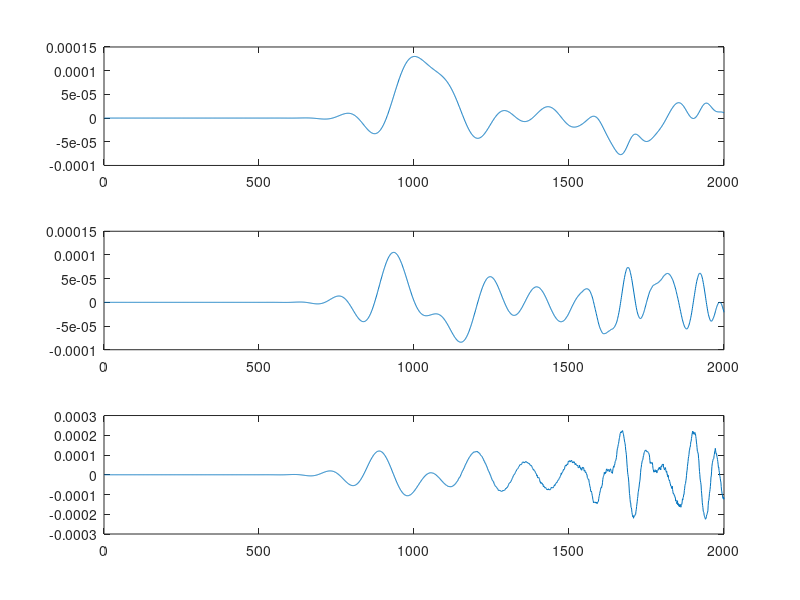

This chart was generated by the following MATLAB code:
clc;clear;
% Newmark solver for a two degrees of freedom system under earthquake

n=2; % story number
m0=1; % story mass
k0=2000*m0; % story stiffness
epsilon_1=0.05; epsilon_2=0.07; % damping ratios
w1=4.0; w2=10.0;  % 1st, 2nd circular frequency

nt=2000; % total time steps
dt=0.02; % time step size

load('waveinput5021-0.1g.txt');

input_acc=waveinput5021_0_1g(:,2);

%%

M_mat=[m0 0; 0 m0];
K_mat=[2*k0 -k0; -k0 k0];

alpha1=2*w1*w2*(epsilon_1*w2-epsilon_2*w1)/(w2^2-w1^2);
alpha2=2*(epsilon_2*w2-epsilon_1*w1)/(w2^2-w1^2);

C_mat=alpha1*M_mat + alpha2*K_mat;

%%
% Newmark parameters
delta=0.50;
alpha=0.25*(0.5+delta)^2;

a0=1/(alpha*dt^2);
a1=delta/(alpha*dt);
a2=1/(alpha*dt);
a3=1/(2*alpha)-1;
a4=delta/alpha-1;
a5=0.5*dt*(delta/alpha-2);
a6=dt*(1-delta);
a7=dt*delta;

acceleration=zeros(n,1);
velocity=zeros(n,1);
displacement=zeros(n,1);

u(n,nt)=0;
v(n,nt)=0;
a(n,nt)=0;

for i=2:nt
    
    detF=-M_mat*input_acc(i)*[1; 1];
    
    effectivestiffness=a0*M_mat+a1*C_mat+K_mat;

    effectiveforce=M_mat*(a0*displacement+a2*velocity+a3*acceleration)+...
                   C_mat*(a1*displacement+a4*velocity+a5*acceleration)+...
                   detF;
    
    temp01=effectivestiffness\effectiveforce;
% temp01 = bicgstabl(effectivestiffness, effectiveforce, 1e-18, 200);

    
    incrementalsolution=temp01-displacement;
    temp02=a0*incrementalsolution-a2*velocity-a3*acceleration;
    temp03=velocity+a6*acceleration+a7*temp02;
    displacement=temp01; 
    acceleration=temp02;
    velocity=temp03;
    
    u(:,i)=displacement;
    v(:,i)=velocity;
    a(:,i)=acceleration;
    
    
end


%%
subplot(3,1,1)
plot(u(1,:));

subplot(3,1,2)
plot(v(1,:));

subplot(3,1,3)
plot(a(1,:));


